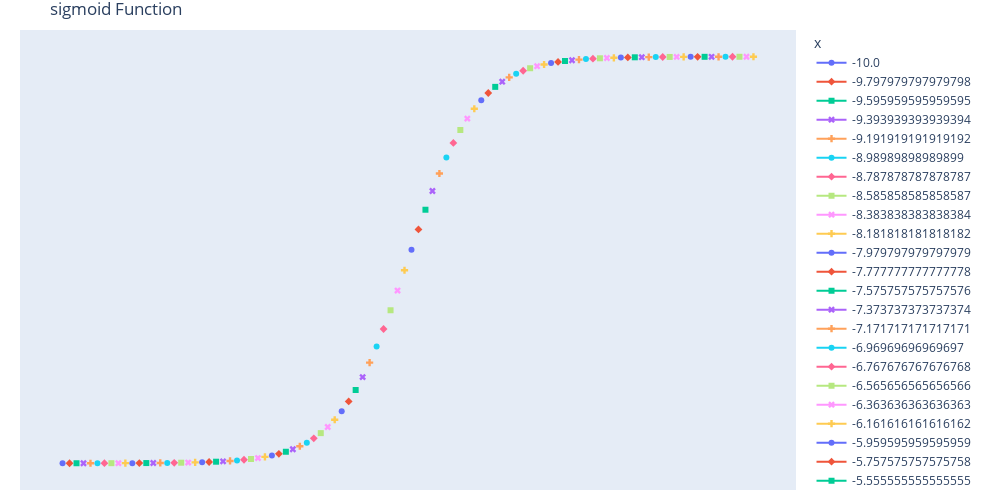

This figure's notebook cell:
### Code cell
# Line Chart
#sigmoid function line chart
x = np.linspace(-10,10,100)
z = 1/(1+np.exp(-x))
df = pd.DataFrame({"x":x,"y":z})
fig =px.line(df,x="x",y="y",title="sigmoid Function",color="x", markers=True,symbol="x", facet_row_spacing=0.1, height=500, width=1000)
# fig.update_traces(textposition="bottom right")

# hide and lock down axes
fig.update_xaxes(visible=False, fixedrange=False)
fig.update_yaxes(visible=False, fixedrange=False)
fig.update_layout(
    showlegend=True,
    # plot_bgcolor="white",
    margin=dict(t=30,l=20,b=10,r=10)
)

fig.show()
# fig.show(config=dict(displayModeBar=False))

### Figure 1 — Plotly figure (JSON) as saved in the notebook; plotly's stock layout.template omitted (floating-point values rounded to 4 significant figures)
{"data": [{"hovertemplate": "x=%{x}<br>y=%{y}<extra></extra>", "legendgroup": "-10.0", "line": {"color": "#636efa", "dash": "solid"}, "marker": {"symbol": "circle"}, "mode": "markers+lines", "name": "-10.0", "orientation": "v", "showlegend": true, "type": "scatter", "x": [-10], "xaxis": "x", "y": [4.54e-05], "yaxis": "y"}, {"hovertemplate": "x=%{x}<br>y=%{y}<extra></extra>", "legendgroup": "-9.797979797979798", "line": {"color": "#EF553B", "dash": "solid"}, "marker": {"symbol": "diamond"}, "mode": "markers+lines", "name": "-9.797979797979798", "orientation": "v", "showlegend": true, "type": "scatter", "x": [-9.798], "xaxis": "x", "y": [5.556e-05], "yaxis": "y"}, {"hovertemplate": "x=%{x}<br>y=%{y}<extra></extra>", "legendgroup": "-9.595959595959595", "line": {"color": "#00cc96", "dash": "solid"}, "marker": {"symbol": "square"}, "mode": "markers+lines", "name": "-9.595959595959595", "orientation": "v", "showlegend": true, "type": "scatter", "x": [-9.596], "xaxis": "x", "y": [6.8e-05], "yaxis": "y"}, {"hovertemplate": "x=%{x}<br>y=%{y}<extra></extra>", "legendgroup": "-9.393939393939394", "line": {"color": "#ab63fa", "dash": "solid"}, "marker": {"symbol": "x"}, "mode": "markers+lines", "name": "-9.393939393939394", "orientation": "v", "showlegend": true, "type": "scatter", "x": [-9.394], "xaxis": "x", "y": [8.322e-05], "yaxis": "y"}, {"hovertemplate": "x=%{x}<br>y=%{y}<extra></extra>", "legendgroup": "-9.191919191919192", "line": {"color": "#FFA15A", "dash": "solid"}, "marker": {"symbol": "cross"}, "mode": "markers+lines", "name": "-9.191919191919192", "orientation": "v", "showlegend": true, "type": "scatter", "x": [-9.192], "xaxis": "x", "y": [0.0001018], "yaxis": "y"}, {"hovertemplate": "x=%{x}<br>y=%{y}<extra></extra>", "legendgroup": "-8.98989898989899", "line": {"color": "#19d3f3", "dash": "solid"}, "marker": {"symbol": "circle"}, "mode": "markers+lines", "name": "-8.98989898989899", "orientation": "v", "showlegend": true, "type": "scatter", "x": [-8.99], "xaxis": "x", "y": [0.0001246], "yaxis": "y"}, {"hovertemplate": "x=%{x}<br>y=%{y}<extra></extra>", "legendgroup": "-8.787878787878787", "line": {"color": "#FF6692", "dash": "solid"}, "marker": {"symbol": "diamond"}, "mode": "markers+lines", "name": "-8.787878787878787", "orientation": "v", "showlegend": true, "type": "scatter", "x": [-8.788], "xaxis": "x", "y": [0.0001525], "yaxis": "y"}, {"hovertemplate": "x=%{x}<br>y=%{y}<extra></extra>", "legendgroup": "-8.585858585858587", "line": {"color": "#B6E880", "dash": "solid"}, "marker": {"symbol": "square"}, "mode": "markers+lines", "name": "-8.585858585858587", "orientation": "v", "showlegend": true, "type": "scatter", "x": [-8.586], "xaxis": "x", "y": [0.0001867], "yaxis": "y"}, {"hovertemplate": "x=%{x}<br>y=%{y}<extra></extra>", "legendgroup": "-8.383838383838384", "line": {"color": "#FF97FF", "dash": "solid"}, "marker": {"symbol": "x"}, "mode": "markers+lines", "name": "-8.383838383838384", "orientation": "v", "showlegend": true, "type": "scatter", "x": [-8.384], "xaxis": "x", "y": [0.0002285], "yaxis": "y"}, {"hovertemplate": "x=%{x}<br>y=%{y}<extra></extra>", "legendgroup": "-8.181818181818182", "line": {"color": "#FECB52", "dash": "solid"}, "marker": {"symbol": "cross"}, "mode": "markers+lines", "name": "-8.181818181818182", "orientation": "v", "showlegend": true, "type": "scatter", "x": [-8.182], "xaxis": "x", "y": [0.0002796], "yaxis": "y"}, {"hovertemplate": "x=%{x}<br>y=%{y}<extra></extra>", "legendgroup": "-7.979797979797979", "line": {"color": "#636efa", "dash": "solid"}, "marker": {"symbol": "circle"}, "mode": "markers+lines", "name": "-7.979797979797979", "orientation": "v", "showlegend": true, "type": "scatter", "x": [-7.98], "xaxis": "x", "y": [0.0003422], "yaxis": "y"}, {"hovertemplate": "x=%{x}<br>y=%{y}<extra></extra>", "legendgroup": "-7.777777777777778", "line": {"color": "#EF553B", "dash": "solid"}, "marker": {"symbol": "diamond"}, "mode": "markers+lines", "name": "-7.777777777777778", "orientation": "v", "showlegend": true, "type": "scatter", "x": [-7.778], "xaxis": "x", "y": [0.0004188], "yaxis": "y"}, {"hovertemplate": "x=%{x}<br>y=%{y}<extra></extra>", "legendgroup": "-7.575757575757576", "line": {"color": "#00cc96", "dash": "solid"}, "marker": {"symbol": "square"}, "mode": "markers+lines", "name": "-7.575757575757576", "orientation": "v", "showlegend": true, "type": "scatter", "x": [-7.576], "xaxis": "x", "y": [0.0005125], "yaxis": "y"}, {"hovertemplate": "x=%{x}<br>y=%{y}<extra></extra>", "legendgroup": "-7.373737373737374", "line": {"color": "#ab63fa", "dash": "solid"}, "marker": {"symbol": "x"}, "mode": "markers+lines", "name": "-7.373737373737374", "orientation": "v", "showlegend": true, "type": "scatter", "x": [-7.374], "xaxis": "x", "y": [0.0006271], "yaxis": "y"}, {"hovertemplate": "x=%{x}<br>y=%{y}<extra></extra>", "legendgroup": "-7.171717171717171", "line": {"color": "#FFA15A", "dash": "solid"}, "marker": {"symbol": "cross"}, "mode": "markers+lines", "name": "-7.171717171717171", "orientation": "v", "showlegend": true, "type": "scatter", "x": [-7.172], "xaxis": "x", "y": [0.0007674], "yaxis": "y"}, {"hovertemplate": "x=%{x}<br>y=%{y}<extra></extra>", "legendgroup": "-6.96969696969697", "line": {"color": "#19d3f3", "dash": "solid"}, "marker": {"symbol": "circle"}, "mode": "markers+lines", "name": "-6.96969696969697", "orientation": "v", "showlegend": true, "type": "scatter", "x": [-6.97], "xaxis": "x", "y": [0.0009391], "yaxis": "y"}, {"hovertemplate": "x=%{x}<br>y=%{y}<extra></extra>", "legendgroup": "-6.767676767676768", "line": {"color": "#FF6692", "dash": "solid"}, "marker": {"symbol": "diamond"}, "mode": "markers+lines", "name": "-6.767676767676768", "orientation": "v", "showlegend": true, "type": "scatter", "x": [-6.768], "xaxis": "x", "y": [0.001149], "yaxis": "y"}, {"hovertemplate": "x=%{x}<br>y=%{y}<extra></extra>", "legendgroup": "-6.565656565656566", "line": {"color": "#B6E880", "dash": "solid"}, "marker": {"symbol": "square"}, "mode": "markers+lines", "name": "-6.565656565656566", "orientation": "v", "showlegend": true, "type": "scatter", "x": [-6.566], "xaxis": "x", "y": [0.001406], "yaxis": "y"}, {"hovertemplate": "x=%{x}<br>y=%{y}<extra></extra>", "legendgroup": "-6.363636363636363", "line": {"color": "#FF97FF", "dash": "solid"}, "marker": {"symbol": "x"}, "mode": "markers+lines", "name": "-6.363636363636363", "orientation": "v", "showlegend": true, "type": "scatter", "x": [-6.364], "xaxis": "x", "y": [0.00172], "yaxis": "y"}, {"hovertemplate": "x=%{x}<br>y=%{y}<extra></extra>", "legendgroup": "-6.161616161616162", "line": {"color": "#FECB52", "dash": "solid"}, "marker": {"symbol": "cross"}, "mode": "markers+lines", "name": "-6.161616161616162", "orientation": "v", "showlegend": true, "type": "scatter", "x": [-6.162], "xaxis": "x", "y": [0.002104], "yaxis": "y"}, {"hovertemplate": "x=%{x}<br>y=%{y}<extra></extra>", "legendgroup": "-5.959595959595959", "line": {"color": "#636efa", "dash": "solid"}, "marker": {"symbol": "circle"}, "mode": "markers+lines", "name": "-5.959595959595959", "orientation": "v", "showlegend": true, "type": "scatter", "x": [-5.96], "xaxis": "x", "y": [0.002574], "yaxis": "y"}, {"hovertemplate": "x=%{x}<br>y=%{y}<extra></extra>", "legendgroup": "-5.757575757575758", "line": {"color": "#EF553B", "dash": "solid"}, "marker": {"symbol": "diamond"}, "mode": "markers+lines", "name": "-5.757575757575758", "orientation": "v", "showlegend": true, "type": "scatter", "x": [-5.758], "xaxis": "x", "y": [0.003149], "yaxis": "y"}, {"hovertemplate": "x=%{x}<br>y=%{y}<extra></extra>", "legendgroup": "-5.555555555555555", "line": {"color": "#00cc96", "dash": "solid"}, "marker": {"symbol": "square"}, "mode": "markers+lines", "name": "-5.555555555555555", "orientation": "v", "showlegend": true, "type": "scatter", "x": [-5.556], "xaxis": "x", "y": [0.003851], "yaxis": "y"}, {"hovertemplate": "x=%{x}<br>y=%{y}<extra></extra>", "legendgroup": "-5.353535353535354", "line": {"color": "#ab63fa", "dash": "solid"}, "marker": {"symbol": "x"}, "mode": "markers+lines", "name": "-5.353535353535354", "orientation": "v", "showlegend": true, "type": "scatter", "x": [-5.354], "xaxis": "x", "y": [0.004709], "yaxis": "y"}, {"hovertemplate": "x=%{x}<br>y=%{y}<extra></extra>", "legendgroup": "-5.151515151515151", "line": {"color": "#FFA15A", "dash": "solid"}, "marker": {"symbol": "cross"}, "mode": "markers+lines", "name": "-5.151515151515151", "orientation": "v", "showlegend": true, "type": "scatter", "x": [-5.152], "xaxis": "x", "y": [0.005757], "yaxis": "y"}, {"hovertemplate": "x=%{x}<br>y=%{y}<extra></extra>", "legendgroup": "-4.94949494949495", "line": {"color": "#19d3f3", "dash": "solid"}, "marker": {"symbol": "circle"}, "mode": "markers+lines", "name": "-4.94949494949495", "orientation": "v", "showlegend": true, "type": "scatter", "x": [-4.949], "xaxis": "x", "y": [0.007037], "yaxis": "y"}, {"hovertemplate": "x=%{x}<br>y=%{y}<extra></extra>", "legendgroup": "-4.747474747474747", "line": {"color": "#FF6692", "dash": "solid"}, "marker": {"symbol": "diamond"}, "mode": "markers+lines", "name": "-4.747474747474747", "orientation": "v", "showlegend": true, "type": "scatter", "x": [-4.747], "xaxis": "x", "y": [0.008599], "yaxis": "y"}, {"hovertemplate": "x=%{x}<br>y=%{y}<extra></extra>", "legendgroup": "-4.545454545454546", "line": {"color": "#B6E880", "dash": "solid"}, "marker": {"symbol": "square"}, "mode": "markers+lines", "name": "-4.545454545454546", "orientation": "v", "showlegend": true, "type": "scatter", "x": [-4.545], "xaxis": "x", "y": [0.0105], "yaxis": "y"}, {"hovertemplate": "x=%{x}<br>y=%{y}<extra></extra>", "legendgroup": "-4.343434343434343", "line": {"color": "#FF97FF", "dash": "solid"}, "marker": {"symbol": "x"}, "mode": "markers+lines", "name": "-4.343434343434343", "orientation": "v", "showlegend": true, "type": "scatter", "x": [-4.343], "xaxis": "x", "y": [0.01283], "yaxis": "y"}, {"hovertemplate": "x=%{x}<br>y=%{y}<extra></extra>", "legendgroup": "-4.141414141414142", "line": {"color": "#FECB52", "dash": "solid"}, "marker": {"symbol": "cross"}, "mode": "markers+lines", "name": "-4.141414141414142", "orientation": "v", "showlegend": true, "type": "scatter", "x": [-4.141], "xaxis": "x", "y": [0.01565], "yaxis": "y"}, {"hovertemplate": "x=%{x}<br>y=%{y}<extra></extra>", "legendgroup": "-3.9393939393939394", "line": {"color": "#636efa", "dash": "solid"}, "marker": {"symbol": "circle"}, "mode": "markers+lines", "name": "-3.9393939393939394", "orientation": "v", "showlegend": true, "type": "scatter", "x": [-3.939], "xaxis": "x", "y": [0.01909], "yaxis": "y"}, {"hovertemplate": "x=%{x}<br>y=%{y}<extra></extra>", "legendgroup": "-3.737373737373738", "line": {"color": "#EF553B", "dash": "solid"}, "marker": {"symbol": "diamond"}, "mode": "markers+lines", "name": "-3.737373737373738", "orientation": "v", "showlegend": true, "type": "scatter", "x": [-3.737], "xaxis": "x", "y": [0.02326], "yaxis": "y"}, {"hovertemplate": "x=%{x}<br>y=%{y}<extra></extra>", "legendgroup": "-3.5353535353535355", "line": {"color": "#00cc96", "dash": "solid"}, "marker": {"symbol": "square"}, "mode": "markers+lines", "name": "-3.5353535353535355", "orientation": "v", "showlegend": true, "type": "scatter", "x": [-3.535], "xaxis": "x", "y": [0.02832], "yaxis": "y"}, {"hovertemplate": "x=%{x}<br>y=%{y}<extra></extra>", "legendgroup": "-3.333333333333333", "line": {"color": "#ab63fa", "dash": "solid"}, "marker": {"symbol": "x"}, "mode": "markers+lines", "name": "-3.333333333333333", "orientation": "v", "showlegend": true, "type": "scatter", "x": [-3.333], "xaxis": "x", "y": [0.03445], "yaxis": "y"}, {"hovertemplate": "x=%{x}<br>y=%{y}<extra></extra>", "legendgroup": "-3.1313131313131315", "line": {"color": "#FFA15A", "dash": "solid"}, "marker": {"symbol": "cross"}, "mode": "markers+lines", "name": "-3.1313131313131315", "orientation": "v", "showlegend": true, "type": "scatter", "x": [-3.131], "xaxis": "x", "y": [0.04183], "yaxis": "y"}, {"hovertemplate": "x=%{x}<br>y=%{y}<extra></extra>", "legendgroup": "-2.929292929292929", "line": {"color": "#19d3f3", "dash": "solid"}, "marker": {"symbol": "circle"}, "mode": "markers+lines", "name": "-2.929292929292929", "orientation": "v", "showlegend": true, "type": "scatter", "x": [-2.929], "xaxis": "x", "y": [0.05072], "yaxis": "y"}, {"hovertemplate": "x=%{x}<br>y=%{y}<extra></extra>", "legendgroup": "-2.7272727272727275", "line": {"color": "#FF6692", "dash": "solid"}, "marker": {"symbol": "diamond"}, "mode": "markers+lines", "name": "-2.7272727272727275", "orientation": "v", "showlegend": true, "type": "scatter", "x": [-2.727], "xaxis": "x", "y": [0.06138], "yaxis": "y"}, {"hovertemplate": "x=%{x}<br>y=%{y}<extra></extra>", "legendgroup": "-2.525252525252525", "line": {"color": "#B6E880", "dash": "solid"}, "marker": {"symbol": "square"}, "mode": "markers+lines", "name": "-2.525252525252525", "orientation": "v", "showlegend": true, "type": "scatter", "x": [-2.525], "xaxis": "x", "y": [0.07411], "yaxis": "y"}, {"hovertemplate": "x=%{x}<br>y=%{y}<extra></extra>", "legendgroup": "-2.3232323232323235", "line": {"color": "#FF97FF", "dash": "solid"}, "marker": {"symbol": "x"}, "mode": "markers+lines", "name": "-2.3232323232323235", "orientation": "v", "showlegend": true, "type": "scatter", "x": [-2.323], "xaxis": "x", "y": [0.08922], "yaxis": "y"}, {"hovertemplate": "x=%{x}<br>y=%{y}<extra></extra>", "legendgroup": "-2.121212121212121", "line": {"color": "#FECB52", "dash": "solid"}, "marker": {"symbol": "cross"}, "mode": "markers+lines", "name": "-2.121212121212121", "orientation": "v", "showlegend": true, "type": "scatter", "x": [-2.121], "xaxis": "x", "y": [0.1071], "yaxis": "y"}, {"hovertemplate": "x=%{x}<br>y=%{y}<extra></extra>", "legendgroup": "-1.9191919191919187", "line": {"color": "#636efa", "dash": "solid"}, "marker": {"symbol": "circle"}, "mode": "markers+lines", "name": "-1.9191919191919187", "orientation": "v", "showlegend": true, "type": "scatter", "x": [-1.919], "xaxis": "x", "y": [0.128], "yaxis": "y"}, {"hovertemplate": "x=%{x}<br>y=%{y}<extra></extra>", "legendgroup": "-1.717171717171718", "line": {"color": "#EF553B", "dash": "solid"}, "marker": {"symbol": "diamond"}, "mode": "markers+lines", "name": "-1.717171717171718", "orientation": "v", "showlegend": true, "type": "scatter", "x": [-1.717], "xaxis": "x", "y": [0.1522], "yaxis": "y"}, {"hovertemplate": "x=%{x}<br>y=%{y}<extra></extra>", "legendgroup": "-1.5151515151515156", "line": {"color": "#00cc96", "dash": "solid"}, "marker": {"symbol": "square"}, "mode": "markers+lines", "name": "-1.5151515151515156", "orientation": "v", "showlegend": true, "type": "scatter", "x": [-1.515], "xaxis": "x", "y": [0.1802], "yaxis": "y"}, {"hovertemplate": "x=%{x}<br>y=%{y}<extra></extra>", "legendgroup": "-1.3131313131313131", "line": {"color": "#ab63fa", "dash": "solid"}, "marker": {"symbol": "x"}, "mode": "markers+lines", "name": "-1.3131313131313131", "orientation": "v", "showlegend": true, "type": "scatter", "x": [-1.313], "xaxis": "x", "y": [0.212], "yaxis": "y"}, {"hovertemplate": "x=%{x}<br>y=%{y}<extra></extra>", "legendgroup": "-1.1111111111111107", "line": {"color": "#FFA15A", "dash": "solid"}, "marker": {"symbol": "cross"}, "mode": "markers+lines", "name": "-1.1111111111111107", "orientation": "v", "showlegend": true, "type": "scatter", "x": [-1.111], "xaxis": "x", "y": [0.2477], "yaxis": "y"}, {"hovertemplate": "x=%{x}<br>y=%{y}<extra></extra>", "legendgroup": "-0.9090909090909101", "line": {"color": "#19d3f3", "dash": "solid"}, "marker": {"symbol": "circle"}, "mode": "markers+lines", "name": "-0.9090909090909101", "orientation": "v", "showlegend": true, "type": "scatter", "x": [-0.9091], "xaxis": "x", "y": [0.2872], "yaxis": "y"}, {"hovertemplate": "x=%{x}<br>y=%{y}<extra></extra>", "legendgroup": "-0.7070707070707076", "line": {"color": "#FF6692", "dash": "solid"}, "marker": {"symbol": "diamond"}, "mode": "markers+lines", "name": "-0.7070707070707076", "orientation": "v", "showlegend": true, "type": "scatter", "x": [-0.7071], "xaxis": "x", "y": [0.3302], "yaxis": "y"}, {"hovertemplate": "x=%{x}<br>y=%{y}<extra></extra>", "legendgroup": "-0.5050505050505052", "line": {"color": "#B6E880", "dash": "solid"}, "marker": {"symbol": "square"}, "mode": "markers+lines", "name": "-0.5050505050505052", "orientation": "v", "showlegend": true, "type": "scatter", "x": [-0.5051], "xaxis": "x", "y": [0.3764], "yaxis": "y"}, {"hovertemplate": "x=%{x}<br>y=%{y}<extra></extra>", "legendgroup": "-0.30303030303030276", "line": {"color": "#FF97FF", "dash": "solid"}, "marker": {"symbol": "x"}, "mode": "markers+lines", "name": "-0.30303030303030276", "orientation": "v", "showlegend": true, "type": "scatter", "x": [-0.303], "xaxis": "x", "y": [0.4248], "yaxis": "y"}, {"hovertemplate": "x=%{x}<br>y=%{y}<extra></extra>", "legendgroup": "-0.10101010101010033", "line": {"color": "#FECB52", "dash": "solid"}, "marker": {"symbol": "cross"}, "mode": "markers+lines", "name": "-0.10101010101010033", "orientation": "v", "showlegend": true, "type": "scatter", "x": [-0.101], "xaxis": "x", "y": [0.4748], "yaxis": "y"}, {"hovertemplate": "x=%{x}<br>y=%{y}<extra></extra>", "legendgroup": "0.10101010101010033", "line": {"color": "#636efa", "dash": "solid"}, "marker": {"symbol": "circle"}, "mode": "markers+lines", "name": "0.10101010101010033", "orientation": "v", "showlegend": true, "type": "scatter", "x": [0.101], "xaxis": "x", "y": [0.5252], "yaxis": "y"}, {"hovertemplate": "x=%{x}<br>y=%{y}<extra></extra>", "legendgroup": "0.30303030303030276", "line": {"color": "#EF553B", "dash": "solid"}, "marker": {"symbol": "diamond"}, "mode": "markers+lines", "name": "0.30303030303030276", "orientation": "v", "showlegend": true, "type": "scatter", "x": [0.303], "xaxis": "x", "y": [0.5752], "yaxis": "y"}, {"hovertemplate": "x=%{x}<br>y=%{y}<extra></extra>", "legendgroup": "0.5050505050505052", "line": {"color": "#00cc96", "dash": "solid"}, "marker": {"symbol": "square"}, "mode": "markers+lines", "name": "0.5050505050505052", "orientation": "v", "showlegend": true, "type": "scatter", "x": [0.5051], "xaxis": "x", "y": [0.6236], "yaxis": "y"}, {"hovertemplate": "x=%{x}<br>y=%{y}<extra></extra>", "legendgroup": "0.7070707070707076", "line": {"color": "#ab63fa", "dash": "solid"}, "marker": {"symbol": "x"}, "mode": "markers+lines", "name": "0.7070707070707076", "orientation": "v", "showlegend": true, "type": "scatter", "x": [0.7071], "xaxis": "x", "y": [0.6698], "yaxis": "y"}, {"hovertemplate": "x=%{x}<br>y=%{y}<extra></extra>", "legendgroup": "0.9090909090909083", "line": {"color": "#FFA15A", "dash": "solid"}, "marker": {"symbol": "cross"}, "mode": "markers+lines", "name": "0.9090909090909083", "orientation": "v", "showlegend": true, "type": "scatter", "x": [0.9091], "xaxis": "x", "y": [0.7128], "yaxis": "y"}, {"hovertemplate": "x=%{x}<br>y=%{y}<extra></extra>", "legendgroup": "1.1111111111111107", "line": {"color": "#19d3f3", "dash": "solid"}, "marker": {"symbol": "circle"}, "mode": "markers+lines", "name": "1.1111111111111107", "orientation": "v", "showlegend": true, "type": "scatter", "x": [1.111], "xaxis": "x", "y": [0.7523], "yaxis": "y"}, {"hovertemplate": "x=%{x}<br>y=%{y}<extra></extra>", "legendgroup": "1.3131313131313131", "line": {"color": "#FF6692", "dash": "solid"}, "marker": {"symbol": "diamond"}, "mode": "markers+lines", "name": "1.3131313131313131", "orientation": "v", "showlegend": true, "type": "scatter", "x": [1.313], "xaxis": "x", "y": [0.788], "yaxis": "y"}, {"hovertemplate": "x=%{x}<br>y=%{y}<extra></extra>", "legendgroup": "1.5151515151515156", "line": {"color": "#B6E880", "dash": "solid"}, "marker": {"symbol": "square"}, "mode": "markers+lines", "name": "1.5151515151515156", "orientation": "v", "showlegend": true, "type": "scatter", "x": [1.515], "xaxis": "x", "y": [0.8198], "yaxis": "y"}, {"hovertemplate": "x=%{x}<br>y=%{y}<extra></extra>", "legendgroup": "1.7171717171717162", "line": {"color": "#FF97FF", "dash": "solid"}, "marker": {"symbol": "x"}, "mode": "markers+lines", "name": "1.7171717171717162", "orientation": "v", "showlegend": true, "type": "scatter", "x": [1.717], "xaxis": "x", "y": [0.8478], "yaxis": "y"}, {"hovertemplate": "x=%{x}<br>y=%{y}<extra></extra>", "legendgroup": "1.9191919191919187", "line": {"color": "#FECB52", "dash": "solid"}, "marker": {"symbol": "cross"}, "mode": "markers+lines", "name": "1.9191919191919187", "orientation": "v", "showlegend": true, "type": "scatter", "x": [1.919], "xaxis": "x", "y": [0.872], "yaxis": "y"}, {"hovertemplate": "x=%{x}<br>y=%{y}<extra></extra>", "legendgroup": "2.121212121212121", "line": {"color": "#636efa", "dash": "solid"}, "marker": {"symbol": "circle"}, "mode": "markers+lines", "name": "2.121212121212121", "orientation": "v", "showlegend": true, "type": "scatter", "x": [2.121], "xaxis": "x", "y": [0.8929], "yaxis": "y"}, {"hovertemplate": "x=%{x}<br>y=%{y}<extra></extra>", "legendgroup": "2.3232323232323235", "line": {"color": "#EF553B", "dash": "solid"}, "marker": {"symbol": "diamond"}, "mode": "markers+lines", "name": "2.3232323232323235", "orientation": "v", "showlegend": true, "type": "scatter", "x": [2.323], "xaxis": "x", "y": [0.9108], "yaxis": "y"}, {"hovertemplate": "x=%{x}<br>y=%{y}<extra></extra>", "legendgroup": "2.525252525252524", "line": {"color": "#00cc96", "dash": "solid"}, "marker": {"symbol": "square"}, "mode": "markers+lines", "name": "2.525252525252524", "orientation": "v", "showlegend": true, "type": "scatter", "x": [2.525], "xaxis": "x", "y": [0.9259], "yaxis": "y"}, {"hovertemplate": "x=%{x}<br>y=%{y}<extra></extra>", "legendgroup": "2.7272727272727266", "line": {"color": "#ab63fa", "dash": "solid"}, "marker": {"symbol": "x"}, "mode": "markers+lines", "name": "2.7272727272727266", "orientation": "v", "showlegend": true, "type": "scatter", "x": [2.727], "xaxis": "x", "y": [0.9386], "yaxis": "y"}, {"hovertemplate": "x=%{x}<br>y=%{y}<extra></extra>", "legendgroup": "2.929292929292929", "line": {"color": "#FFA15A", "dash": "solid"}, "marker": {"symbol": "cross"}, "mode": "markers+lines", "name": "2.929292929292929", "orientation": "v", "showlegend": true, "type": "scatter", "x": [2.929], "xaxis": "x", "y": [0.9493], "yaxis": "y"}, {"hovertemplate": "x=%{x}<br>y=%{y}<extra></extra>", "legendgroup": "3.1313131313131315", "line": {"color": "#19d3f3", "dash": "solid"}, "marker": {"symbol": "circle"}, "mode": "markers+lines", "name": "3.1313131313131315", "orientation": "v", "showlegend": true, "type": "scatter", "x": [3.131], "xaxis": "x", "y": [0.9582], "yaxis": "y"}, {"hovertemplate": "x=%{x}<br>y=%{y}<extra></extra>", "legendgroup": "3.333333333333334", "line": {"color": "#FF6692", "dash": "solid"}, "marker": {"symbol": "diamond"}, "mode": "markers+lines", "name": "3.333333333333334", "orientation": "v", "showlegend": true, "type": "scatter", "x": [3.333], "xaxis": "x", "y": [0.9656], "yaxis": "y"}, {"hovertemplate": "x=%{x}<br>y=%{y}<extra></extra>", "legendgroup": "3.5353535353535346", "line": {"color": "#B6E880", "dash": "solid"}, "marker": {"symbol": "square"}, "mode": "markers+lines", "name": "3.5353535353535346", "orientation": "v", "showlegend": true, "type": "scatter", "x": [3.535], "xaxis": "x", "y": [0.9717], "yaxis": "y"}, {"hovertemplate": "x=%{x}<br>y=%{y}<extra></extra>", "legendgroup": "3.737373737373737", "line": {"color": "#FF97FF", "dash": "solid"}, "marker": {"symbol": "x"}, "mode": "markers+lines", "name": "3.737373737373737", "orientation": "v", "showlegend": true, "type": "scatter", "x": [3.737], "xaxis": "x", "y": [0.9767], "yaxis": "y"}, {"hovertemplate": "x=%{x}<br>y=%{y}<extra></extra>", "legendgroup": "3.9393939393939394", "line": {"color": "#FECB52", "dash": "solid"}, "marker": {"symbol": "cross"}, "mode": "markers+lines", "name": "3.9393939393939394", "orientation": "v", "showlegend": true, "type": "scatter", "x": [3.939], "xaxis": "x", "y": [0.9809], "yaxis": "y"}, {"hovertemplate": "x=%{x}<br>y=%{y}<extra></extra>", "legendgroup": "4.141414141414142", "line": {"color": "#636efa", "dash": "solid"}, "marker": {"symbol": "circle"}, "mode": "markers+lines", "name": "4.141414141414142", "orientation": "v", "showlegend": true, "type": "scatter", "x": [4.141], "xaxis": "x", "y": [0.9843], "yaxis": "y"}, {"hovertemplate": "x=%{x}<br>y=%{y}<extra></extra>", "legendgroup": "4.3434343434343425", "line": {"color": "#EF553B", "dash": "solid"}, "marker": {"symbol": "diamond"}, "mode": "markers+lines", "name": "4.3434343434343425", "orientation": "v", "showlegend": true, "type": "scatter", "x": [4.343], "xaxis": "x", "y": [0.9872], "yaxis": "y"}, {"hovertemplate": "x=%{x}<br>y=%{y}<extra></extra>", "legendgroup": "4.545454545454545", "line": {"color": "#00cc96", "dash": "solid"}, "marker": {"symbol": "square"}, "mode": "markers+lines", "name": "4.545454545454545", "orientation": "v", "showlegend": true, "type": "scatter", "x": [4.545], "xaxis": "x", "y": [0.9895], "yaxis": "y"}, {"hovertemplate": "x=%{x}<br>y=%{y}<extra></extra>", "legendgroup": "4.747474747474747", "line": {"color": "#ab63fa", "dash": "solid"}, "marker": {"symbol": "x"}, "mode": "markers+lines", "name": "4.747474747474747", "orientation": "v", "showlegend": true, "type": "scatter", "x": [4.747], "xaxis": "x", "y": [0.9914], "yaxis": "y"}, {"hovertemplate": "x=%{x}<br>y=%{y}<extra></extra>", "legendgroup": "4.94949494949495", "line": {"color": "#FFA15A", "dash": "solid"}, "marker": {"symbol": "cross"}, "mode": "markers+lines", "name": "4.94949494949495", "orientation": "v", "showlegend": true, "type": "scatter", "x": [4.949], "xaxis": "x", "y": [0.993], "yaxis": "y"}, {"hovertemplate": "x=%{x}<br>y=%{y}<extra></extra>", "legendgroup": "5.1515151515151505", "line": {"color": "#19d3f3", "dash": "solid"}, "marker": {"symbol": "circle"}, "mode": "markers+lines", "name": "5.1515151515151505", "orientation": "v", "showlegend": true, "type": "scatter", "x": [5.152], "xaxis": "x", "y": [0.9942], "yaxis": "y"}, {"hovertemplate": "x=%{x}<br>y=%{y}<extra></extra>", "legendgroup": "5.353535353535353", "line": {"color": "#FF6692", "dash": "solid"}, "marker": {"symbol": "diamond"}, "mode": "markers+lines", "name": "5.353535353535353", "orientation": "v", "showlegend": true, "type": "scatter", "x": [5.354], "xaxis": "x", "y": [0.9953], "yaxis": "y"}, {"hovertemplate": "x=%{x}<br>y=%{y}<extra></extra>", "legendgroup": "5.555555555555555", "line": {"color": "#B6E880", "dash": "solid"}, "marker": {"symbol": "square"}, "mode": "markers+lines", "name": "5.555555555555555", "orientation": "v", "showlegend": true, "type": "scatter", "x": [5.556], "xaxis": "x", "y": [0.9961], "yaxis": "y"}, {"hovertemplate": "x=%{x}<br>y=%{y}<extra></extra>", "legendgroup": "5.757575757575758", "line": {"color": "#FF97FF", "dash": "solid"}, "marker": {"symbol": "x"}, "mode": "markers+lines", "name": "5.757575757575758", "orientation": "v", "showlegend": true, "type": "scatter", "x": [5.758], "xaxis": "x", "y": [0.9969], "yaxis": "y"}, {"hovertemplate": "x=%{x}<br>y=%{y}<extra></extra>", "legendgroup": "5.9595959595959584", "line": {"color": "#FECB52", "dash": "solid"}, "marker": {"symbol": "cross"}, "mode": "markers+lines", "name": "5.9595959595959584", "orientation": "v", "showlegend": true, "type": "scatter", "x": [5.96], "xaxis": "x", "y": [0.9974], "yaxis": "y"}, {"hovertemplate": "x=%{x}<br>y=%{y}<extra></extra>", "legendgroup": "6.161616161616163", "line": {"color": "#636efa", "dash": "solid"}, "marker": {"symbol": "circle"}, "mode": "markers+lines", "name": "6.161616161616163", "orientation": "v", "showlegend": true, "type": "scatter", "x": [6.162], "xaxis": "x", "y": [0.9979], "yaxis": "y"}, {"hovertemplate": "x=%{x}<br>y=%{y}<extra></extra>", "legendgroup": "6.363636363636363", "line": {"color": "#EF553B", "dash": "solid"}, "marker": {"symbol": "diamond"}, "mode": "markers+lines", "name": "6.363636363636363", "orientation": "v", "showlegend": true, "type": "scatter", "x": [6.364], "xaxis": "x", "y": [0.9983], "yaxis": "y"}, {"hovertemplate": "x=%{x}<br>y=%{y}<extra></extra>", "legendgroup": "6.565656565656564", "line": {"color": "#00cc96", "dash": "solid"}, "marker": {"symbol": "square"}, "mode": "markers+lines", "name": "6.565656565656564", "orientation": "v", "showlegend": true, "type": "scatter", "x": [6.566], "xaxis": "x", "y": [0.9986], "yaxis": "y"}, {"hovertemplate": "x=%{x}<br>y=%{y}<extra></extra>", "legendgroup": "6.767676767676768", "line": {"color": "#ab63fa", "dash": "solid"}, "marker": {"symbol": "x"}, "mode": "markers+lines", "name": "6.767676767676768", "orientation": "v", "showlegend": true, "type": "scatter", "x": [6.768], "xaxis": "x", "y": [0.9989], "yaxis": "y"}, {"hovertemplate": "x=%{x}<br>y=%{y}<extra></extra>", "legendgroup": "6.969696969696969", "line": {"color": "#FFA15A", "dash": "solid"}, "marker": {"symbol": "cross"}, "mode": "markers+lines", "name": "6.969696969696969", "orientation": "v", "showlegend": true, "type": "scatter", "x": [6.97], "xaxis": "x", "y": [0.9991], "yaxis": "y"}, {"hovertemplate": "x=%{x}<br>y=%{y}<extra></extra>", "legendgroup": "7.171717171717173", "line": {"color": "#19d3f3", "dash": "solid"}, "marker": {"symbol": "circle"}, "mode": "markers+lines", "name": "7.171717171717173", "orientation": "v", "showlegend": true, "type": "scatter", "x": [7.172], "xaxis": "x", "y": [0.9992], "yaxis": "y"}, {"hovertemplate": "x=%{x}<br>y=%{y}<extra></extra>", "legendgroup": "7.373737373737374", "line": {"color": "#FF6692", "dash": "solid"}, "marker": {"symbol": "diamond"}, "mode": "markers+lines", "name": "7.373737373737374", "orientation": "v", "showlegend": true, "type": "scatter", "x": [7.374], "xaxis": "x", "y": [0.9994], "yaxis": "y"}, {"hovertemplate": "x=%{x}<br>y=%{y}<extra></extra>", "legendgroup": "7.575757575757574", "line": {"color": "#B6E880", "dash": "solid"}, "marker": {"symbol": "square"}, "mode": "markers+lines", "name": "7.575757575757574", "orientation": "v", "showlegend": true, "type": "scatter", "x": [7.576], "xaxis": "x", "y": [0.9995], "yaxis": "y"}, {"hovertemplate": "x=%{x}<br>y=%{y}<extra></extra>", "legendgroup": "7.777777777777779", "line": {"color": "#FF97FF", "dash": "solid"}, "marker": {"symbol": "x"}, "mode": "markers+lines", "name": "7.777777777777779", "orientation": "v", "showlegend": true, "type": "scatter", "x": [7.778], "xaxis": "x", "y": [0.9996], "yaxis": "y"}, {"hovertemplate": "x=%{x}<br>y=%{y}<extra></extra>", "legendgroup": "7.979797979797979", "line": {"color": "#FECB52", "dash": "solid"}, "marker": {"symbol": "cross"}, "mode": "markers+lines", "name": "7.979797979797979", "orientation": "v", "showlegend": true, "type": "scatter", "x": [7.98], "xaxis": "x", "y": [0.9997], "yaxis": "y"}, {"hovertemplate": "x=%{x}<br>y=%{y}<extra></extra>", "legendgroup": "8.18181818181818", "line": {"color": "#636efa", "dash": "solid"}, "marker": {"symbol": "circle"}, "mode": "markers+lines", "name": "8.18181818181818", "orientation": "v", "showlegend": true, "type": "scatter", "x": [8.182], "xaxis": "x", "y": [0.9997], "yaxis": "y"}, {"hovertemplate": "x=%{x}<br>y=%{y}<extra></extra>", "legendgroup": "8.383838383838384", "line": {"color": "#EF553B", "dash": "solid"}, "marker": {"symbol": "diamond"}, "mode": "markers+lines", "name": "8.383838383838384", "orientation": "v", "showlegend": true, "type": "scatter", "x": [8.384], "xaxis": "x", "y": [0.9998], "yaxis": "y"}, {"hovertemplate": "x=%{x}<br>y=%{y}<extra></extra>", "legendgroup": "8.585858585858585", "line": {"color": "#00cc96", "dash": "solid"}, "marker": {"symbol": "square"}, "mode": "markers+lines", "name": "8.585858585858585", "orientation": "v", "showlegend": true, "type": "scatter", "x": [8.586], "xaxis": "x", "y": [0.9998], "yaxis": "y"}, {"hovertemplate": "x=%{x}<br>y=%{y}<extra></extra>", "legendgroup": "8.787878787878789", "line": {"color": "#ab63fa", "dash": "solid"}, "marker": {"symbol": "x"}, "mode": "markers+lines", "name": "8.787878787878789", "orientation": "v", "showlegend": true, "type": "scatter", "x": [8.788], "xaxis": "x", "y": [0.9998], "yaxis": "y"}, {"hovertemplate": "x=%{x}<br>y=%{y}<extra></extra>", "legendgroup": "8.98989898989899", "line": {"color": "#FFA15A", "dash": "solid"}, "marker": {"symbol": "cross"}, "mode": "markers+lines", "name": "8.98989898989899", "orientation": "v", "showlegend": true, "type": "scatter", "x": [8.99], "xaxis": "x", "y": [0.9999], "yaxis": "y"}, {"hovertemplate": "x=%{x}<br>y=%{y}<extra></extra>", "legendgroup": "9.19191919191919", "line": {"color": "#19d3f3", "dash": "solid"}, "marker": {"symbol": "circle"}, "mode": "markers+lines", "name": "9.19191919191919", "orientation": "v", "showlegend": true, "type": "scatter", "x": [9.192], "xaxis": "x", "y": [0.9999], "yaxis": "y"}, {"hovertemplate": "x=%{x}<br>y=%{y}<extra></extra>", "legendgroup": "9.393939393939394", "line": {"color": "#FF6692", "dash": "solid"}, "marker": {"symbol": "diamond"}, "mode": "markers+lines", "name": "9.393939393939394", "orientation": "v", "showlegend": true, "type": "scatter", "x": [9.394], "xaxis": "x", "y": [0.9999], "yaxis": "y"}, {"hovertemplate": "x=%{x}<br>y=%{y}<extra></extra>", "legendgroup": "9.595959595959595", "line": {"color": "#B6E880", "dash": "solid"}, "marker": {"symbol": "square"}, "mode": "markers+lines", "name": "9.595959595959595", "orientation": "v", "showlegend": true, "type": "scatter", "x": [9.596], "xaxis": "x", "y": [0.9999], "yaxis": "y"}, {"hovertemplate": "x=%{x}<br>y=%{y}<extra></extra>", "legendgroup": "9.7979797979798", "line": {"color": "#FF97FF", "dash": "solid"}, "marker": {"symbol": "x"}, "mode": "markers+lines", "name": "9.7979797979798", "orientation": "v", "showlegend": true, "type": "scatter", "x": [9.798], "xaxis": "x", "y": [0.9999], "yaxis": "y"}, {"hovertemplate": "x=%{x}<br>y=%{y}<extra></extra>", "legendgroup": "10.0", "line": {"color": "#FECB52", "dash": "solid"}, "marker": {"symbol": "cross"}, "mode": "markers+lines", "name": "10.0", "orientation": "v", "showlegend": true, "type": "scatter", "x": [10], "xaxis": "x", "y": [1.0], "yaxis": "y"}], "layout": {"height": 500, "legend": {"title": {"text": "x"}, "tracegroupgap": 0}, "margin": {"b": 10, "l": 20, "r": 10, "t": 30}, "showlegend": true, "title": {"text": "sigmoid Function"}, "width": 1000, "xaxis": {"anchor": "y", "categoryarray": [-10, -9.798, -9.596, -9.394, -9.192, -8.99, -8.788, -8.586, -8.384, -8.182, -7.98, -7.778, -7.576, -7.374, -7.172, -6.97, -6.768, -6.566, -6.364, -6.162, -5.96, -5.758, -5.556, -5.354, -5.152, -4.949, -4.747, -4.545, -4.343, -4.141, -3.939, -3.737, -3.535, -3.333, -3.131, -2.929, -2.727, -2.525, -2.323, -2.121, -1.919, -1.717, -1.515, -1.313, -1.111, -0.9091, -0.7071, -0.5051, -0.303, -0.101, 0.101, 0.303, 0.5051, 0.7071, 0.9091, 1.111, 1.313, 1.515, 1.717, 1.919, 2.121, 2.323, 2.525, 2.727, 2.929, 3.131, 3.333, 3.535, 3.737, 3.939, 4.141, 4.343, 4.545, 4.747, 4.949, 5.152, 5.354, 5.556, 5.758, 5.96, 6.162, 6.364, 6.566, 6.768, 6.97, 7.172, 7.374, 7.576, 7.778, 7.98, 8.182, 8.384, 8.586, 8.788, 8.99, 9.192, 9.394, 9.596, 9.798, 10], "categoryorder": "array", "domain": [0, 1], "fixedrange": false, "title": {"text": "x"}, "visible": false}, "yaxis": {"anchor": "x", "domain": [0, 1], "fixedrange": false, "title": {"text": "y"}, "visible": false}}}
